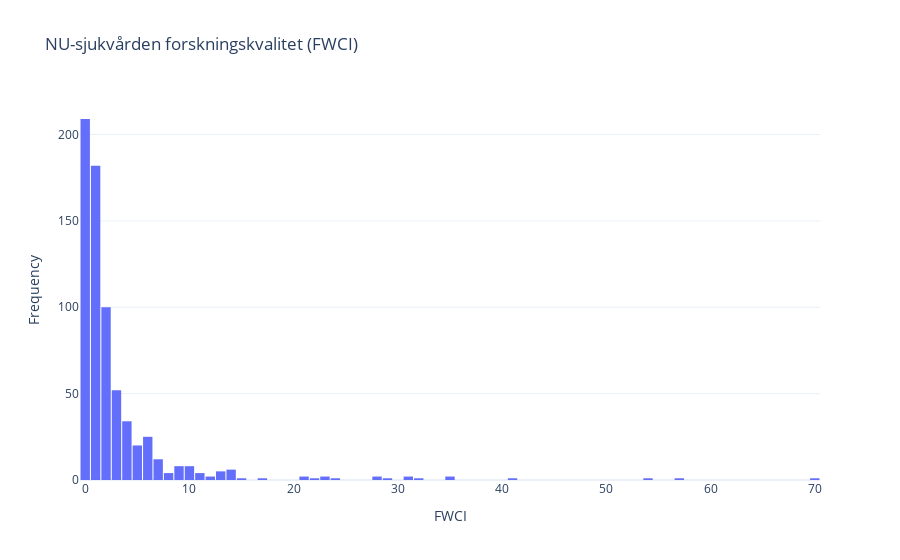

Source (notebook cell):
### Code cell
import plotly.express as px

# Create a histogram for the FWCI column using Plotly
fig = px.histogram(
    df,
    x='fwci',
    nbins=100,  # Set the number of bins
    title='NU-sjukvården forskningskvalitet (FWCI)',
    labels={'fwci': 'Field-Weighted Citation Impact (FWCI)'},
)

# Update layout for better visualization
fig.update_layout(
    xaxis_title='FWCI',
    yaxis_title='Frequency',
    bargap=0.1,  # Adjust gap between bars
    template='plotly_white'
)

# Show the figure
fig.show()

### Figure 1 — Plotly figure (JSON) as saved in the notebook; plotly's stock layout.template omitted (floating-point values rounded to 4 significant figures; data arrays with more than 128 entries replaced by an {"elided": "..."} marker saying what was removed)
{"data": [{"alignmentgroup": "True", "bingroup": "x", "hovertemplate": "Field-Weighted Citation Impact (FWCI)=%{x}<br>count=%{y}<extra></extra>", "legendgroup": "", "marker": {"color": "#636efa", "pattern": {"shape": ""}}, "name": "", "nbinsx": 100, "offsetgroup": "", "orientation": "v", "showlegend": false, "type": "histogram", "x": {"elided": "721 float values"}, "xaxis": "x", "yaxis": "y"}], "layout": {"bargap": 0.1, "barmode": "relative", "legend": {"tracegroupgap": 0}, "title": {"text": "NU-sjukvården forskningskvalitet (FWCI)"}, "xaxis": {"anchor": "y", "domain": [0, 1], "title": {"text": "FWCI"}}, "yaxis": {"anchor": "x", "domain": [0, 1], "title": {"text": "Frequency"}}}}
